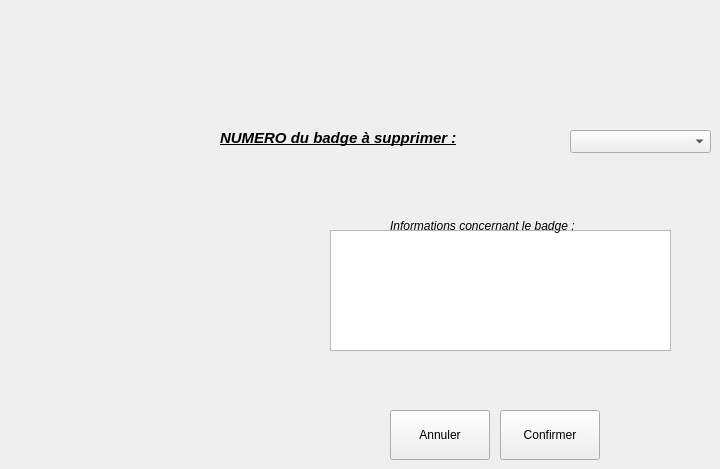
      <widget class="QWidget" name="tab_9">
       <attribute name="title">
        <string>Supprimer un badge existant...</string>
       </attribute>
       <widget class="QLabel" name="label_237">
        <property name="geometry">
         <rect>
          <x>220</x>
          <y>130</y>
          <width>341</width>
          <height>16</height>
         </rect>
        </property>
        <property name="font">
         <font>
          <pointsize>11</pointsize>
          <weight>75</weight>
          <italic>true</italic>
          <bold>true</bold>
          <underline>true</underline>
         </font>
        </property>
        <property name="text">
         <string>NUMERO du badge à supprimer :</string>
        </property>
       </widget>
       <widget class="QComboBox" name="cBoxSupp">
        <property name="geometry">
         <rect>
          <x>570</x>
          <y>130</y>
          <width>141</width>
          <height>23</height>
         </rect>
        </property>
       </widget>
       <widget class="QPushButton" name="pbAnnulerSupp">
        <property name="geometry">
         <rect>
          <x>390</x>
          <y>410</y>
          <width>100</width>
          <height>50</height>
         </rect>
        </property>
        <property name="text">
         <string>Annuler</string>
        </property>
       </widget>
       <widget class="QPushButton" name="pbConfirmSupp">
        <property name="geometry">
         <rect>
          <x>500</x>
          <y>410</y>
          <width>100</width>
          <height>50</height>
         </rect>
        </property>
        <property name="text">
         <string>Confirmer</string>
        </property>
       </widget>
       <widget class="QTextEdit" name="txtInfoBadgeSupp">
        <property name="geometry">
         <rect>
          <x>330</x>
          <y>230</y>
          <width>341</width>
          <height>121</height>
         </rect>
        </property>
       </widget>
       <widget class="QLabel" name="label_14">
        <property name="geometry">
         <rect>
          <x>390</x>
          <y>215</y>
          <width>261</width>
          <height>21</height>
         </rect>
        </property>
        <property name="font">
         <font>
          <italic>true</italic>
         </font>
        </property>
        <property name="text">
         <string>Informations concernant le badge :</string>
        </property>
       </widget>
      </widget>
